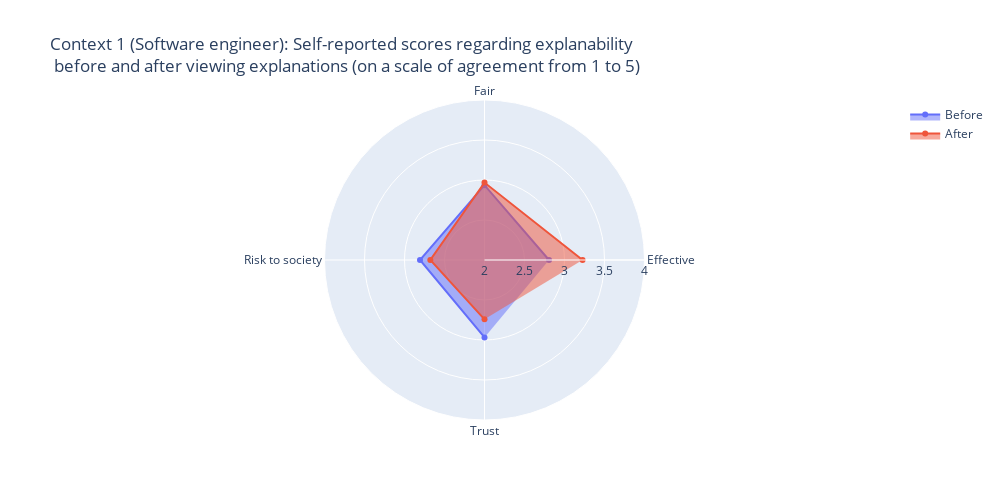

Notebook code for this chart:
### Code cell
plot_2_radar_charts(mean_context1_before, mean_context1_after, "Before", "After", feature_names, [2, 4], title = "Context 1 (Software engineer): Self-reported scores regarding explanability <br> before and after viewing explanations (on a scale of agreement from 1 to 5)")

### Figure 1 — Plotly figure (JSON) as saved in the notebook; plotly's stock layout.template omitted (floating-point values rounded to 4 significant figures)
{"data": [{"fill": "toself", "name": "Before", "r": [2.806, 2.935, 2.806, 2.968], "theta": ["Effective", "Fair", "Risk to society", "Trust"], "type": "scatterpolar"}, {"fill": "toself", "name": "After", "r": [3.226, 2.968, 2.677, 2.742], "theta": ["Effective", "Fair", "Risk to society", "Trust"], "type": "scatterpolar"}], "layout": {"height": 500, "polar": {"radialaxis": {"range": [2, 4], "visible": true}}, "showlegend": true, "title": {"text": "Context 1 (Software engineer): Self-reported scores regarding explanability <br> before and after viewing explanations (on a scale of agreement from 1 to 5)"}, "width": 1000}}
